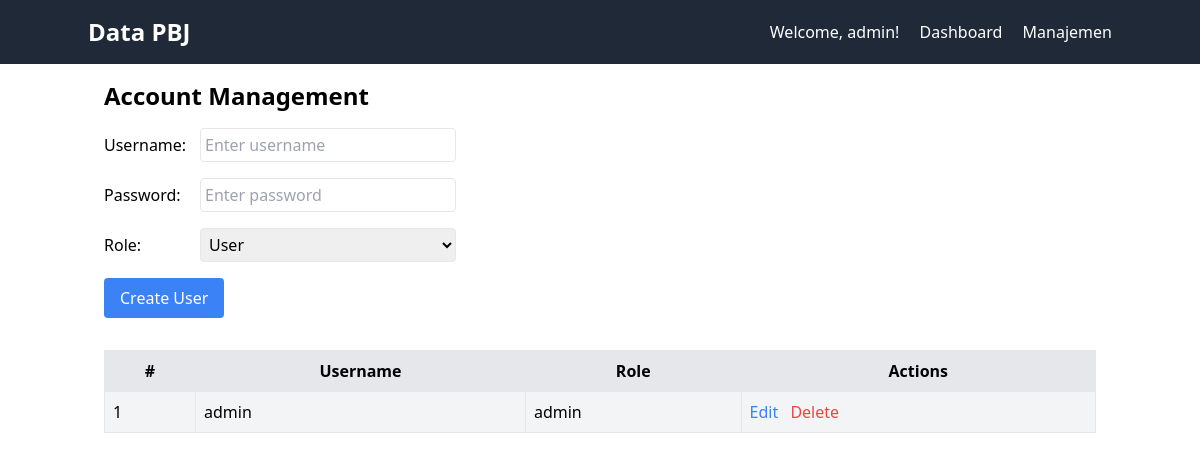
Before: /manage-accounts (signed in) with the older database file.
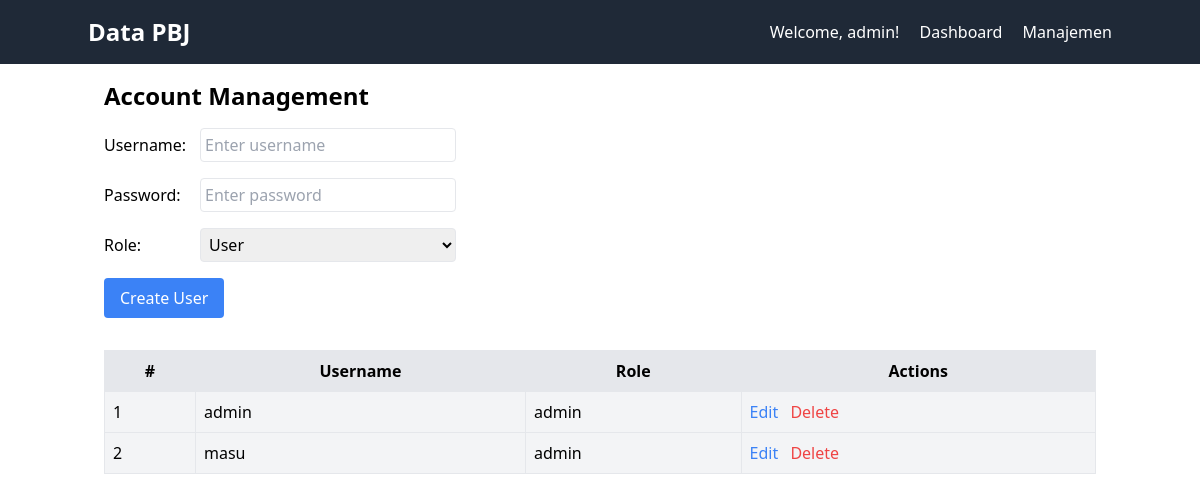
After: the same page with the newer database file.
### app.py (models this page shows)
class User(db.Model):
    id = db.Column(db.Integer, primary_key=True)
    username = db.Column(db.String(80), unique=True, nullable=False)
    password = db.Column(db.String(120), nullable=False)
    role = db.Column(db.String(20), nullable=False, default='user')  # Add the role column

### app.py (the view)
@app.route('/manage-accounts')
def manage_accounts():
    if 'user_id' in session:
        user = User.query.get(session['user_id'])
        if user.role == 'admin':
            users = User.query.all()  # Get all users
            users_json = [{'id': user.id,'username': user.username, 'role': user.role} for user in users]
            return render_template('manage_accounts.html', user=user, users=users_json)  # Pass the user and users to the template
        else:
            flash('You do not have permission to access this page.', 'danger')
            return redirect(url_for('dashboard'))
    else:
        return redirect(url_for('login'))

### templates/manage_accounts.html (shortened to what this page needs)
{% extends 'base.html' %}
{% block content %}
    <h2 class="text-2xl font-semibold mb-4">Account Management</h2>
    <div class="flex items-center mb-4">
        <label class="w-24">Username:</label>
        <input type="text" id="createUsername" class="border rounded p-1 w-64" placeholder="Enter username">
    </div>
    <div class="flex items-center mb-4">
        <label class="w-24">Password:</label>
        <input type="password" id="createPassword" class="border rounded p-1 w-64" placeholder="Enter password">
    </div>
    <div class="flex items-center mb-4">
        <label class="w-24">Role:</label>
        <select id="createRole" class="border rounded p-1 w-64">
            <option value="user">User</option>
        </select>
    </div>
    <button id="createUserBtn" class="bg-blue-500 text-white py-2 px-4 rounded hover:bg-blue-600">Create User</button>
    <table class="border-collapse border w-full mt-8">
        <thead>
            <tr class="bg-gray-200">
                <th class="border p-2">#</th>
                <th class="border p-2">Username</th>
                <th class="border p-2">Role</th>
                <th class="border p-2">Actions</th>
            </tr>
        </thead>
        <tbody>
            {% for user in users %}
                <tr class="bg-gray-100">
                    <td class="border p-2">{{ loop.index }}</td>
                    <td class="border p-2">{{ user.username }}</td>
                    <td class="border p-2">{{ user.role }}</td>
                    <td class="border p-2">
                        <a href="#" class="text-blue-500 hover:underline edit-btn" data-id="{{ user.id }}">Edit</a>
                        <a href="{{ url_for('delete_account', id=user.id) }}" class="text-red-500 hover:underline ml-2">Delete</a>
                    </td>
                </tr>
            {% endfor %}
        </tbody>
    </table>
{% endblock %}

### templates/base.html (shortened to what this page needs)
<!DOCTYPE html>
<html lang="en">
<head>
    <link rel="stylesheet" href="https://cdnjs.cloudflare.com/ajax/libs/tailwindcss/2.2.0/tailwind.min.css">
</head>
<body class="font-roboto">
    {% include 'navbar.html' %}
    <div class="container mx-auto p-4">
        {% block content %}{% endblock %}
    </div>
</body>
</html>

### templates/navbar.html (shortened to what this page needs)
<nav class="bg-gray-800 text-white p-4">
    <div class="container mx-auto flex justify-between items-center">
        <a href="{{ url_for('dashboard') }}" class="text-2xl font-semibold hover:underline">Data PBJ</a>
        <div class="space-x-4">
            <span>Welcome, {{ user.username }}!</span>
            <a href="{{ url_for('dashboard') }}" class="hover:underline">Dashboard</a>
            {% if user.role == 'admin' %}
            <div class="relative inline-block group">
                <button class="hover:underline focus:outline-none">Manajemen</button>
            </div>
            {% endif %}
        </div>
    </div>
</nav>

Changed rows visible on the page:
added User: username "masu", role "admin"
